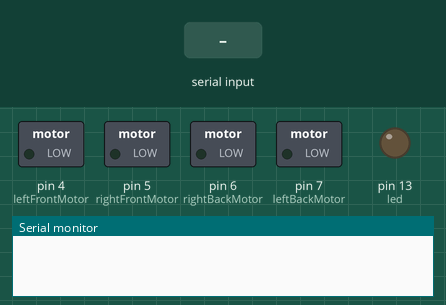
The sketch below on a simulated Arduino Uno, built with avr-gcc and run on an emulated ATmega328P. On the bench: switched loads named in the sketch (green lamp = pin HIGH), output pins drawn as LEDs (lit = HIGH), the last lines printed to the serial monitor. Inputs (shaded band) come from the test bench.

Above: at 1.2 s.
1.3 s: "90,45\n" received over Serial
At 3.5 s:
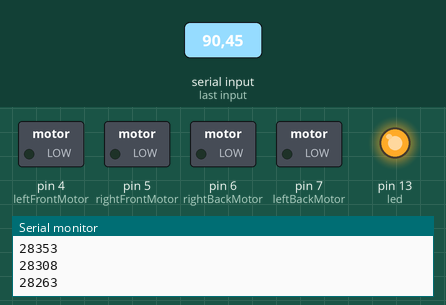
3.8 s: "30,150\n" received over Serial
At 4.6 s:
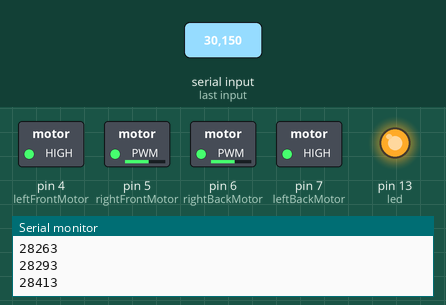
6.3 s: "200\n" received over Serial
At 6.7 s:
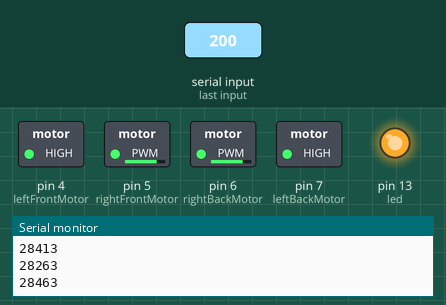
Timing chart, 0 to 9.3 s (numbered marks = the images above; inputs shaded):
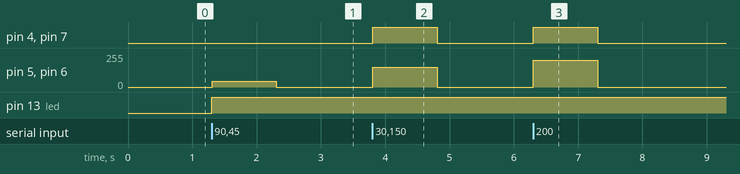

The sketch:

cogscar.ino
```cpp
int leftBackMotor = 7;
int rightBackMotor = 6;
int rightFrontMotor = 5;
int leftFrontMotor = 4;
int led = 13;


void setup()
{
  pinMode(leftFrontMotor, OUTPUT);
  pinMode(rightFrontMotor, OUTPUT);
  pinMode(leftBackMotor, OUTPUT);
  pinMode(rightBackMotor, OUTPUT);
  pinMode(led, OUTPUT);
  Serial.begin(9600);

}


void loop()
{
  //analogWrite(rightBackMotor, 255);
  //analogWrite(leftBackMotor, 255);
  //analogWrite(rightFrontMotor, 255);
  //analogWrite(leftFrontMotor, 255);

  /*
  if (Serial.available())
  {
    int command = Serial.parseInt();
    Serial.println(command);
    switch (command) {
      case 1:
        analogWrite(leftFrontMotor, 255);
        break;
      case 2:
        analogWrite(rightFrontMotor, 255);
        break;
      case 3:
        analogWrite(leftBackMotor, 255);
        break;
      case 4:
        analogWrite(rightBackMotor, 255);
        break;
      case 0:
        analogWrite(rightBackMotor, 0);
        analogWrite(leftBackMotor, 0);
        analogWrite(rightFrontMotor, 0);
        analogWrite(leftFrontMotor, 0);
        break;


    }

  }
  */
  if (Serial.available())
  {
    int speed = Serial.parseInt();
    Serial.println('setting'+speed);
    if (speed >= 0 && speed <= 255)
    {
      if (speed != 255)
      {
        digitalWrite(led, HIGH);
      }
      else
      {
        digitalWrite(led, LOW);
      }
      analogWrite(rightBackMotor, speed);
      analogWrite(leftBackMotor, speed);
      analogWrite(rightFrontMotor, speed);
      analogWrite(leftFrontMotor, speed);
    }
  }

}
```

Measured:
- after the input at 1.3 s, pin 5 (rightFrontMotor), pin 6 (rightBackMotor): 0/255 → 45/255 at once, → 0/255 1.0 s later; pin 13 (led): LOW → HIGH at once
- after the input at 3.8 s, pin 4 (leftFrontMotor), pin 7 (leftBackMotor): LOW → HIGH at once, → LOW 1.0 s later; pin 5 (rightFrontMotor), pin 6 (rightBackMotor): 0/255 → 150/255 at once, → 0/255 1.0 s later
- after the input at 6.3 s, pin 4 (leftFrontMotor), pin 7 (leftBackMotor): LOW → HIGH at once, → LOW 1.0 s later; pin 5 (rightFrontMotor), pin 6 (rightBackMotor): 0/255 → 200/255 at once, → 0/255 1.0 s later
